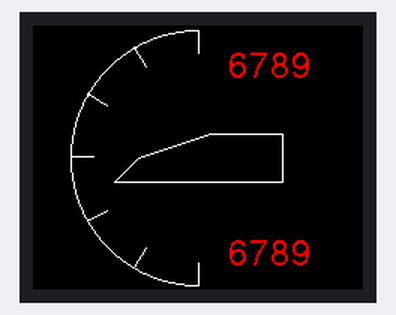
This sketch was run on a simulated Arduino Uno, built with avr-gcc and run on an emulated ATmega328P. On the bench: 220×176 colour display.

Above: at 0.35 s.
At 5.28 s:
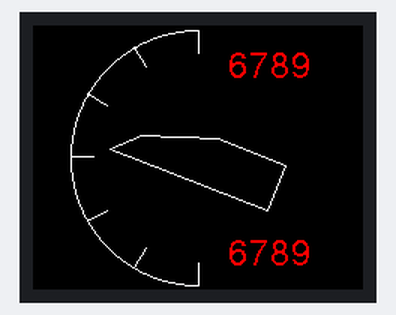
At 10.2 s:
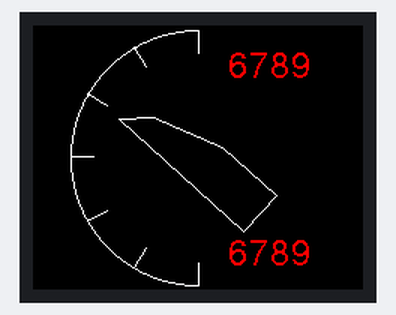
At 20.04 s:
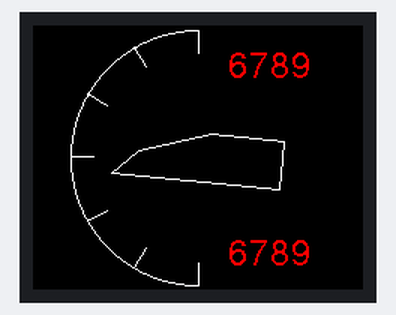
At 29.89 s:
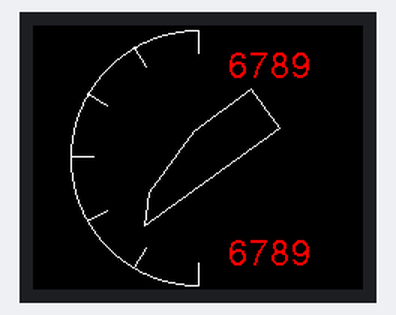
At 39.71 s:
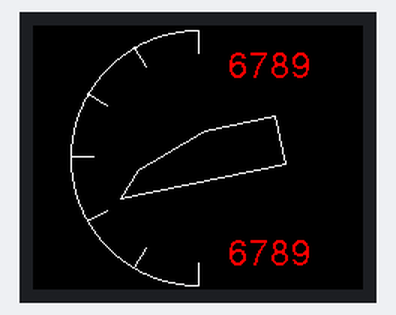

The sketch:

tftTest3.ino
```cpp
#include "SPI.h"
#include "TFT_22_ILI9225.h" // Use the appropriate TFT library for your display
#define TFT_RST 8
#define TFT_RS  9
#define TFT_CS  7  // SS
#define TFT_SDI 11  // MOSI
#define TFT_CLK 13  // SCK
#define TFT_LED 0

#define TFT_BRIGHTNESS 200

#include <../fonts/FreeSans12pt7b.h>
#include <../fonts/FreeSans24pt7b.h>

const int centerX = ILI9225_LCD_HEIGHT / 2;
const int centerY = ILI9225_LCD_WIDTH/ 2;
TFT_22_ILI9225 tft = TFT_22_ILI9225(TFT_RST, TFT_RS, TFT_CS, TFT_LED, TFT_BRIGHTNESS);
int16_t x=0, y=0, w, h;

void setup() {

  tft.begin();
  tft.setOrientation(1);  // Adjust the rotation as needed
  tft.setBackgroundColor(COLOR_BLACK);
  tft.drawCircle(centerX,centerY,85,COLOR_WHITE);
  for (int angle = 90; angle <= 270; angle += 30) {
    // Calculate the coordinates of the marking
    uint8_t radius = 85;
    float angleRadians = angle * (PI / 180.0);
    int x1 = int(centerX + (radius) * cos(angleRadians));
    int y1 = int(centerY + (radius) * sin(angleRadians));
    int x2 = int(centerX + (radius - 15) * cos(angleRadians));
    int y2 = int(centerY + (radius - 15) * sin(angleRadians));

    // Draw the marking line
    tft.drawLine(x1, y1, x2, y2, COLOR_WHITE);
  }
  tft.fillRectangle(centerX+1,0,centerX*2,centerY*2,COLOR_BLACK);
  String s1 = "6789";
  tft.setGFXFont(&FreeSans12pt7b); // Set current font
  tft.getGFXTextExtent(s1, x, y, &w, &h); // Get string extents
  y=h;
  tft.drawGFXText(centerX+20, 2*y, s1, COLOR_RED); // Print string
  tft.drawGFXText(centerX+20, ILI9225_LCD_WIDTH-y, s1, COLOR_RED); // Print string

//  tft.drawText(centerX,centerY,s1,COLOR_RED);
}

void drawRotatedIrregularPentagon(int cx, int cy, int vertices[][2], float angleDegrees, uint16_t color) {
  float angleRadians = angleDegrees * (PI / 180.0);
  float cosA = cos(angleRadians);
  float sinA = sin(angleRadians);

  for (int i = 0; i < 5; i++) {
    int x1 = int(cx + (vertices[i][0]) * cosA - (vertices[i][1]) * sinA);
    int y1 = int(cy + (vertices[i][0]) * sinA + (vertices[i][1]) * cosA);

    int x2 = int(cx + (vertices[(i + 1) % 5][0]) * cosA - (vertices[(i + 1) % 5][1]) * sinA);
    int y2 = int(cy + (vertices[(i + 1) % 5][0]) * sinA + (vertices[(i + 1) % 5][1]) * cosA);

    tft.drawLine(x1, y1, x2, y2, color);
  }
}
float angleDegrees = 0.0;
bool increasing = true;
void loop() {
  // Define the coordinates of the vertices of the irregular pentagon
  int vertices[5][2] = {
    {-40, 0},
    {8, -16},
    {56, -16},
    {56, 16},
    {-56, 16}
  };


  // Draw the rotated irregular pentagon
  drawRotatedIrregularPentagon(centerX, centerY, vertices, angleDegrees, COLOR_WHITE);
  delay(220);
  drawRotatedIrregularPentagon(centerX, centerY, vertices, angleDegrees, COLOR_BLACK);
  if(increasing){
    angleDegrees++;
    if(angleDegrees >= 45)increasing = false;
  }
  else{
    angleDegrees--;
    if(angleDegrees<= -45) increasing = true;
  }

}
```
